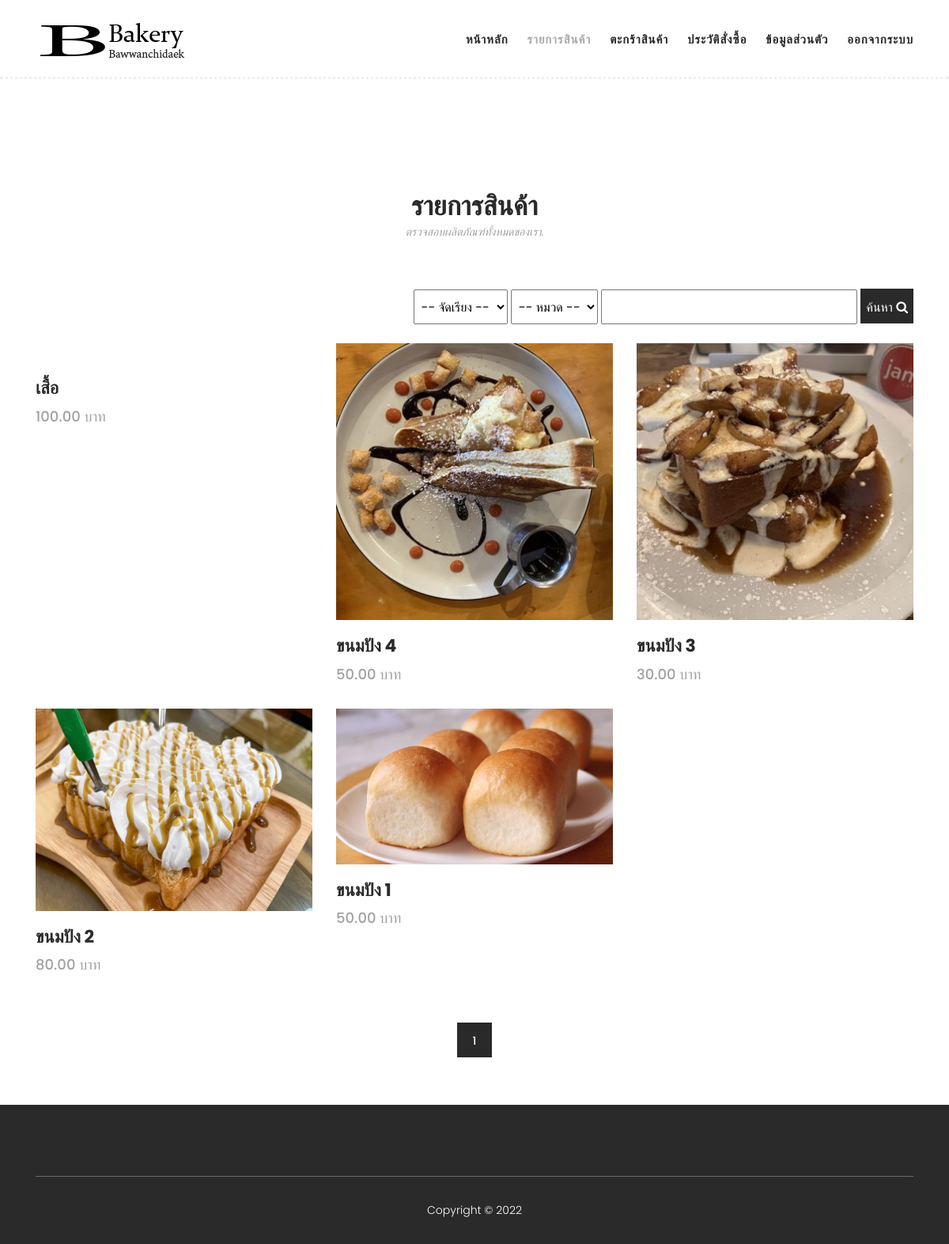
Page /product.php (signed in) on the earlier database version.
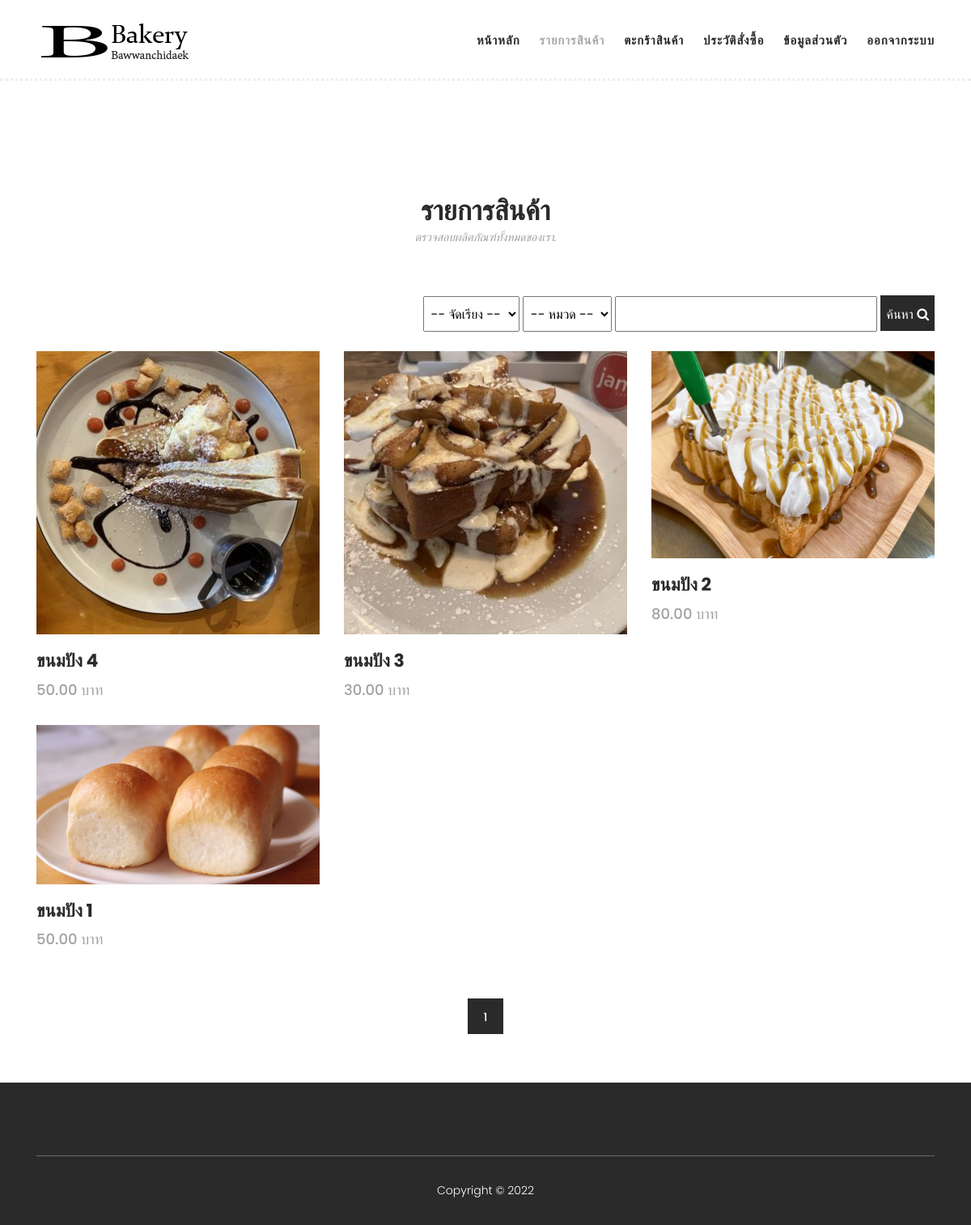
Same page on the later database version.
### tables this page shows
CREATE TABLE `tbl_products` (
  `PRO_ID` bigint(20) NOT NULL,
  `PRO_NAME` varchar(50) DEFAULT NULL,
  `PRO_PRICE` decimal(10,2) DEFAULT NULL,
  `PRO_STAMP` timestamp NOT NULL DEFAULT current_timestamp(),
  `PRO_DETAILS` text DEFAULT NULL,
  `PRO_PHOTO` varchar(100) DEFAULT NULL,
  `USER_ID` bigint(20) DEFAULT NULL,
  `PRO_DELETE` enum('1') DEFAULT NULL,
  `PRO_STATUS` enum('1','0') NOT NULL DEFAULT '1',
  `PRO_GROUP_NAME` varchar(50) DEFAULT NULL,
  `PRO_STOCK` int(11) NOT NULL DEFAULT 0
);

### product.php (the view, shortened to what this page needs)
<?php include_once('./inc/inc-html.php') ?>
<!DOCTYPE html>
<html lang="th">
<head>
    <?php include_once('./inc/head.php') ?>
</head>
<body>
    <?php include_once('./inc/header.php') ?>
    <section class="section" id="products">
        <div class="container">
            <div class="row">
                <div class="col-lg-12">
                    <div class="section-heading">
                        <h2>รายการสินค้า</h2>
                        <span>ตรวจสอบผลิตภัณฑ์ทั้งหมดของเรา.</span>
                    </div>
                </div>
            </div>
            <div class="row mb-4">
                <div class="col-12 d-flex justify-content-end">
                    <form action="./product.php" method="get">
                        <select class="s-product" name="sort" id="sort" onchange="this.form.submit()">
                            <option value=""> -- จัดเรียง -- </option>
                        </select>
                        <select name="g" class="s-product" onchange="this.form.submit()">
                            <option value="" <?= isset($_GET["g"]) && $_GET["g"] == '' ? 'selected' : ""; ?>> -- หมวด --
                            </option>
                        </select>
                        <input type="text" value="<?= isset($_GET["v"]) ? $_GET["v"] : ""; ?>" name="v"
                            class="input-product">
                        <button type="submit" id="form-submit" class="btn-main-dark-button">
                            ค้นหา <i class="fa fa-search"></i>
                        </button>
                    </form>
                </div>
            </div>
        </div>
        <div class="container">
            <?php
            $items_per_page = 80;
            $current_page = isset($_GET['page']) && is_numeric($_GET['page']) ? (int) $_GET['page'] : 1;
            $offset = ($current_page - 1) * $items_per_page;
            $g = !isset($_GET["g"]) || empty($_GET["g"]) ? '' : "AND PRO_GROUP_NAME= '{$_GET["g"]}'";
            $v = !isset($_GET["v"]) || empty($_GET["v"]) ? '' : "AND PRO_NAME  LIKE '%{$_GET["v"]}%'";
            $order_by = "PRO_STAMP DESC";
            $sql_count = "SELECT COUNT(*) as total FROM `tbl_products` WHERE PRO_DELETE IS NULL $g $v;";
            $total_items = $conn->query($sql_count)->fetch_assoc()['total'];
            $total_pages = ceil($total_items / $items_per_page);
            $sqls = "SELECT * FROM `tbl_products` WHERE PRO_DELETE IS NULL $g $v ORDER BY $order_by LIMIT $items_per_page OFFSET $offset;";
            $query_group_list = $conn->query($sqls, MYSQLI_ASSOC)->fetch_all(MYSQLI_ASSOC);
            ?>
            <div class="row">
                <?php foreach ($query_group_list as $ilist): ?>
                    <div class="col-lg-4">
                        <div class="item">
                            <div class="thumb">
                                <img src="upload/<?= $ilist['PRO_PHOTO']; ?>" alt="">
                            </div>
                            <div class="down-content">
                                <h4><?= $ilist['PRO_NAME']; ?></h4>
                                <span><?= $ilist['PRO_PRICE']; ?> บาท</span>
                            </div>
                        </div>
                    </div>
                <?php endforeach; ?>
            </div>
            <div class="col-lg-12">
                <div class="pagination">
                    <ul>
                        <?php for ($i = 1; $i <= $total_pages; $i++): ?>
                            <li class="<?= $i == $current_page ? 'active' : ''; ?>">
                                <a
                                    href="?page=<?= $i; ?>&g=<?= $_GET['g'] ?? ''; ?>&v=<?= $_GET['v'] ?? ''; ?>"><?= $i; ?></a>
                            </li>
                        <?php endfor; ?>
                    </ul>
                </div>
            </div>
        </div>
    </section>
    <?php include_once('./inc/footer.php'); ?>
</body>
</html>

Differences in the rows shown:
removed tbl_products: PRO_NAME "เสื้อ", PRO_PRICE "100.00"
